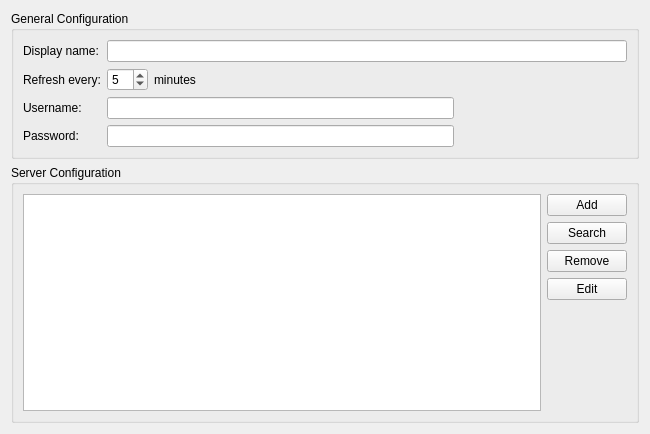
<?xml version="1.0" encoding="UTF-8"?>
<ui version="4.0">
 <class>ConfigDialog</class>
 <widget class="QWidget" name="ConfigDialog">
  <property name="geometry">
   <rect>
    <x>0</x>
    <y>0</y>
    <width>650</width>
    <height>434</height>
   </rect>
  </property>
  <layout class="QVBoxLayout" name="verticalLayout_2">
   <item>
    <widget class="QGroupBox" name="groupBox_3">
     <property name="title">
      <string>General Configuration</string>
     </property>
     <layout class="QHBoxLayout" name="horizontalLayout_5">
      <item>
       <layout class="QFormLayout" name="formLayout">
        <item row="0" column="0">
         <widget class="QLabel" name="label_6">
          <property name="locale">
           <locale language="English" country="UnitedStates"/>
          </property>
          <property name="text">
           <string>Display name:</string>
          </property>
         </widget>
        </item>
        <item row="0" column="1">
         <widget class="KLineEdit" name="kcfg_displayName"/>
        </item>
        <item row="1" column="0">
         <widget class="QLabel" name="label_2">
          <property name="locale">
           <locale language="English" country="UnitedStates"/>
          </property>
          <property name="text">
           <string>Refresh every:</string>
          </property>
         </widget>
        </item>
        <item row="1" column="1">
         <layout class="QHBoxLayout" name="horizontalLayout">
          <item>
           <widget class="QSpinBox" name="kcfg_refreshInterval">
            <property name="locale">
             <locale language="English" country="UnitedStates"/>
            </property>
            <property name="value">
             <number>5</number>
            </property>
           </widget>
          </item>
          <item>
           <widget class="QLabel" name="label_3">
            <property name="locale">
             <locale language="English" country="UnitedStates"/>
            </property>
            <property name="text">
             <string>minutes</string>
            </property>
           </widget>
          </item>
          <item>
           <spacer name="horizontalSpacer">
            <property name="orientation">
             <enum>Qt::Horizontal</enum>
            </property>
            <property name="sizeHint" stdset="0">
             <size>
              <width>40</width>
              <height>20</height>
             </size>
            </property>
           </spacer>
          </item>
         </layout>
        </item>
        <item row="2" column="0">
         <widget class="QLabel" name="label">
          <property name="locale">
           <locale language="English" country="UnitedStates"/>
          </property>
          <property name="text">
           <string>Username:</string>
          </property>
         </widget>
        </item>
        <item row="2" column="1">
         <layout class="QHBoxLayout" name="horizontalLayout_2" stretch="2,1">
          <item>
           <widget class="QLineEdit" name="kcfg_defaultUsername">
            <property name="locale">
             <locale language="English" country="UnitedStates"/>
            </property>
           </widget>
          </item>
          <item>
           <spacer name="horizontalSpacer_2">
            <property name="orientation">
             <enum>Qt::Horizontal</enum>
            </property>
            <property name="sizeHint" stdset="0">
             <size>
              <width>40</width>
              <height>20</height>
             </size>
            </property>
           </spacer>
          </item>
         </layout>
        </item>
        <item row="3" column="0">
         <widget class="QLabel" name="label_4">
          <property name="locale">
           <locale language="English" country="UnitedStates"/>
          </property>
          <property name="text">
           <string>Password:</string>
          </property>
         </widget>
        </item>
        <item row="3" column="1">
         <layout class="QHBoxLayout" name="horizontalLayout_4" stretch="2,1">
          <item>
           <widget class="QLineEdit" name="password">
            <property name="locale">
             <locale language="English" country="UnitedStates"/>
            </property>
            <property name="echoMode">
             <enum>QLineEdit::Password</enum>
            </property>
           </widget>
          </item>
          <item>
           <spacer name="horizontalSpacer_3">
            <property name="orientation">
             <enum>Qt::Horizontal</enum>
            </property>
            <property name="sizeHint" stdset="0">
             <size>
              <width>40</width>
              <height>20</height>
             </size>
            </property>
           </spacer>
          </item>
         </layout>
        </item>
       </layout>
      </item>
     </layout>
    </widget>
   </item>
   <item>
    <widget class="QGroupBox" name="groupBox">
     <property name="locale">
      <locale language="English" country="UnitedStates"/>
     </property>
     <property name="title">
      <string>Server Configuration</string>
     </property>
     <layout class="QVBoxLayout" name="verticalLayout_3">
      <item>
       <layout class="QHBoxLayout" name="horizontalLayout_3">
        <item>
         <widget class="QTreeView" name="configuredUrls"/>
        </item>
        <item>
         <layout class="QVBoxLayout" name="verticalLayout">
          <item>
           <widget class="KPushButton" name="addButton">
            <property name="text">
             <string>Add</string>
            </property>
           </widget>
          </item>
          <item>
           <widget class="QPushButton" name="searchButton">
            <property name="text">
             <string>Search</string>
            </property>
           </widget>
          </item>
          <item>
           <widget class="KPushButton" name="removeButton">
            <property name="text">
             <string>Remove</string>
            </property>
           </widget>
          </item>
          <item>
           <widget class="KPushButton" name="editButton">
            <property name="text">
             <string>Edit</string>
            </property>
           </widget>
          </item>
          <item>
           <spacer name="verticalSpacer_2">
            <property name="orientation">
             <enum>Qt::Vertical</enum>
            </property>
            <property name="sizeHint" stdset="0">
             <size>
              <width>20</width>
              <height>40</height>
             </size>
            </property>
           </spacer>
          </item>
         </layout>
        </item>
       </layout>
      </item>
     </layout>
    </widget>
   </item>
  </layout>
 </widget>
 <customwidgets>
  <customwidget>
   <class>KPushButton</class>
   <extends>QPushButton</extends>
   <header>kpushbutton.h</header>
  </customwidget>
  <customwidget>
   <class>KLineEdit</class>
   <extends>QLineEdit</extends>
   <header>klineedit.h</header>
  </customwidget>
 </customwidgets>
 <resources/>
 <connections/>
</ui>
